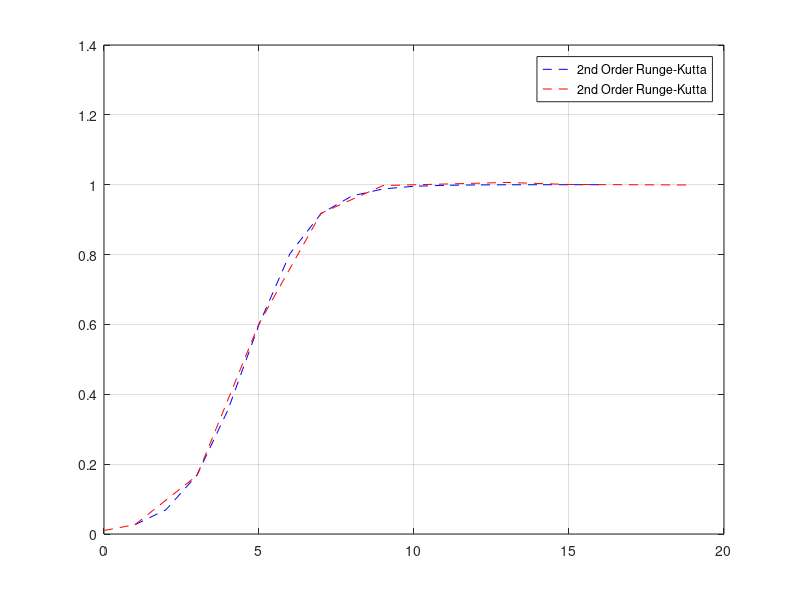

Write the MATLAB code that produced this figure. (Note: this script raises an error after producing the figure.)
function rkf

f = @(t,x) x*(1-x);
time = 16;
tolerance = 0.01;
t(1) = 0;
x(1) = 0.01;

h = 1;
i = 1;

% The adaptive step size is the same no matter what method you use
% Stiff equation stiff ode is an ode which is difficult to solve numerically
% Stiff solvers, finds the derivative in future time
while t(i) < time
  K1 = h*f(t(i),x(i)); % 6 k values
  K2 = h*f(t(i)+h/4,x(i)+K1/4);
  K3  = h*f(t(i)+3*h/8,x(i) + 3*K1/32 + 9*K2/32);
  K4 = h*f(t(i) + 12*h/13, x(i) + 1932*K1/2197 - 7200*K2/2197 + 7296*K3/2197);
  K5 = h*f(t(i) + h, x(i) + 439*K1/216 - 8*K2 + 3680*K3/513 - 845*K4/4104);
  K6 = h*f(t(i) + h/2,x(i) - 8*K1/27 + 2*K2 - 3544*K3/2565 + 1859*K4/4104 - 11*K5/40);

  % Two approximations for x(t + h) fourth order and 5th order
  x_RKF4 = x(i) + 25*K1/216 + 1408*K3/2565 + 2197*K4/4104 - K5/5;
  x_RKF5 = x(i) + 16*K1/135 + 6656*K3/12825 + 28561*K4/56430 - 9*K5/50 + 2*K6/55;



  if abs(x_RKF5-x_RKF4) < tolerance
    x(i+1) = x_RKF5;
    t(i+1) = t(i) + h;
    h = 2*h;
    i = i+1;
  else
    h = h/2;
  end
end

for t_theory = 1:1:16
    x_theory(t_theory) = 1 - 1/(1 + exp(t_theory)/99);
end

t_theory = 1:1:16
plot(t_theory,x_theory,'--b','DisplayName','2nd Order Runge-Kutta')
hold on
plot(t,x,'--r','DisplayName','2nd Order Runge-Kutta')
hold off
grid

lgd = legend;
lgd.NumColumns = 1;
